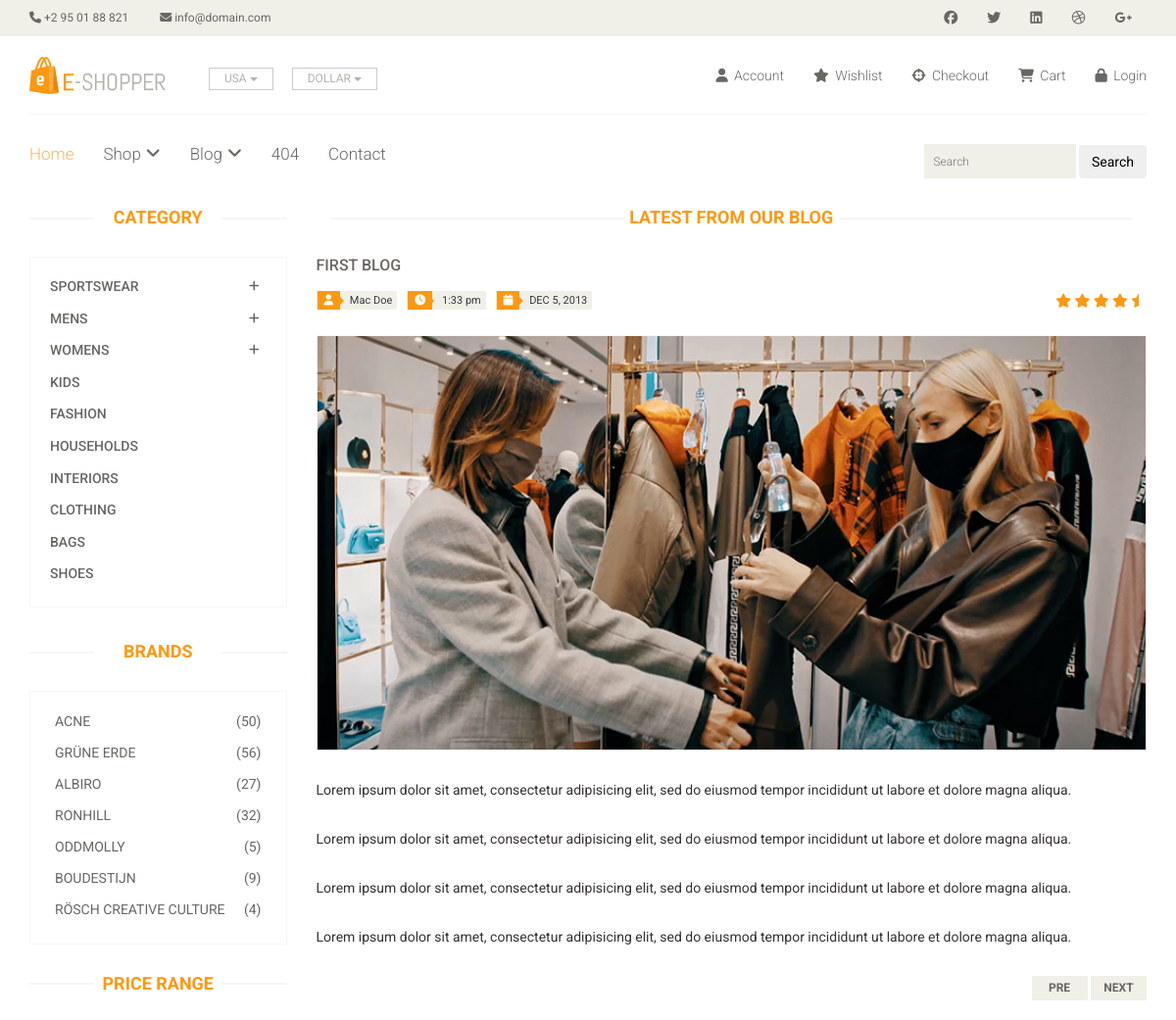
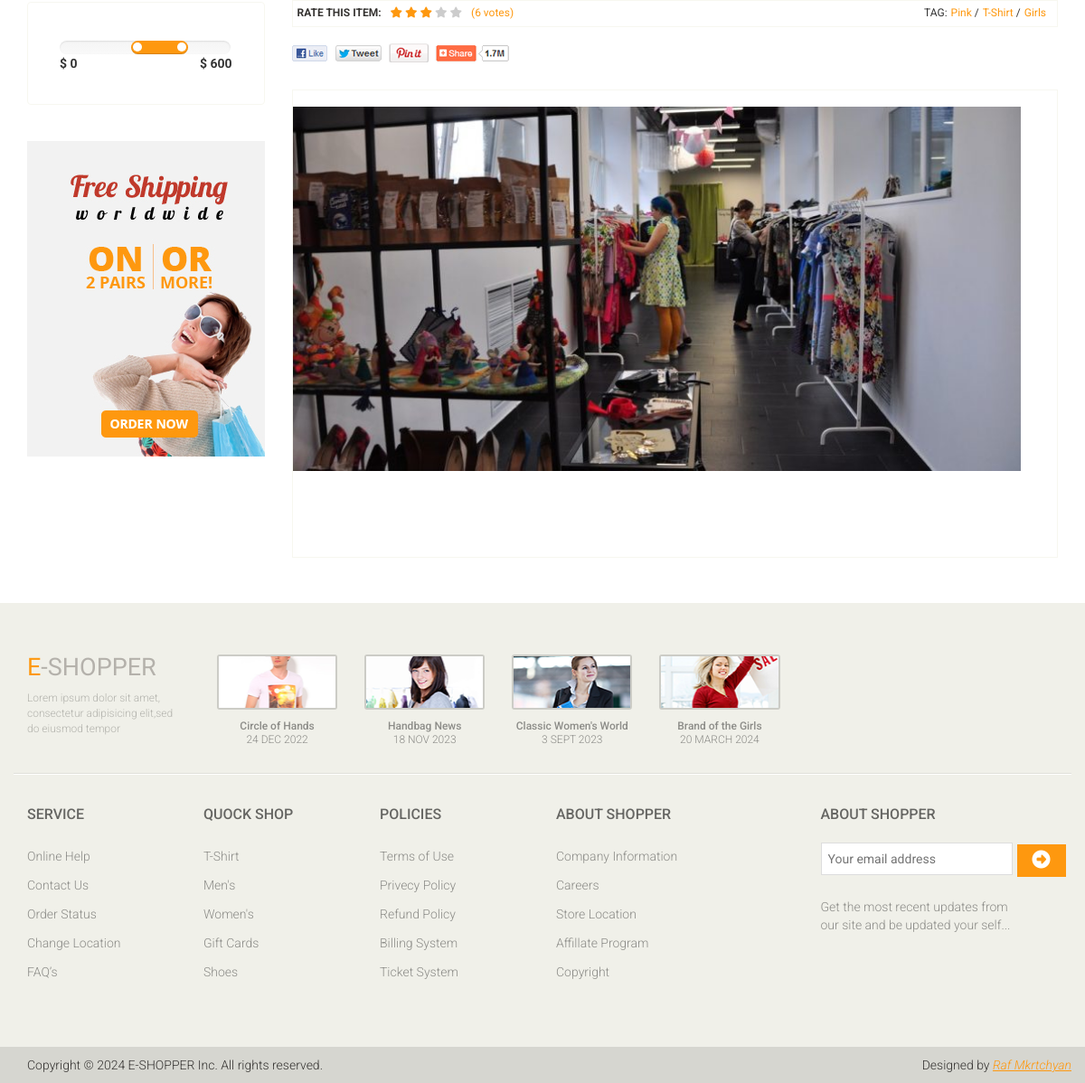
/blog_single/, run on the app's committed database (2 pictures, top to bottom).
### main/models.py (models this page shows, shortened)
class BlogSingle(models.Model):
    name1 = models.CharField('BlogSingle name1', max_length=50)
    img1 = models.ImageField('BlogSingle img1', upload_to='media')
    about1 = models.TextField('BlogSingle about1')
    about2 = models.TextField('BlogSingle about2')
    about3 = models.TextField('BlogSingle about3')
    about4 = models.TextField('BlogSingle about4')
    class Meta:
        verbose_name = 'BlogSingle'
        verbose_name_plural = 'BlogSingles'

class BlogSingle2(models.Model):
    name = models.CharField('BlogSingle2 name', max_length=50, null=True)
    img = models.ImageField('BlogSingle2 img', upload_to='media')
    about = models.TextField('BlogSingle2 about')
    class Meta:
        verbose_name = 'BlogSingle2'
        verbose_name_plural = 'BlogSingles2'

### main/views.py (the view)
# urls.py: path('blog_single/', BlogSingleListView.as_view(), name='blog_single'),
class BlogSingleListView(ListView):
    template_name = 'blog_single.html'
    def get(self, request):
        blogsing = BlogSingle.objects.all()
        blogsing2 = BlogSingle2.objects.all()
        return render(request, self.template_name,{'blogsing':blogsing, 'blogsing2':blogsing2})

### main/templates/blog_single.html (shortened to what this page needs)
{% extends 'base.html' %}
{% load static %}
{% block content %}
	<section>
		<div class="container">
			<div class="row">
				<div class="col-sm-3">
					<div class="left-sidebar">
						<h2>Category</h2>
						<div class="panel-group category-products" id="accordian">
							<div class="panel panel-default">
								<div class="panel-heading">
									<h4 class="panel-title">
										<a data-toggle="collapse" data-parent="#accordian" href="#sportswear">
											<span class="badge pull-right"><i class="fa fa-plus"></i></span>
											Sportswear
										</a>
									</h4>
								</div>
							</div>
							<div class="panel panel-default">
								<div class="panel-heading">
									<h4 class="panel-title">
										<a data-toggle="collapse" data-parent="#accordian" href="#mens">
											<span class="badge pull-right"><i class="fa fa-plus"></i></span>
											Mens
										</a>
									</h4>
								</div>
							</div>
							<div class="panel panel-default">
								<div class="panel-heading">
									<h4 class="panel-title">
										<a data-toggle="collapse" data-parent="#accordian" href="#womens">
											<span class="badge pull-right"><i class="fa fa-plus"></i></span>
											Womens
										</a>
									</h4>
								</div>
							</div>
							<div class="panel panel-default">
								<div class="panel-heading">
									<h4 class="panel-title"><a href="#">Kids</a></h4>
								</div>
							</div>
							<div class="panel panel-default">
								<div class="panel-heading">
									<h4 class="panel-title"><a href="#">Fashion</a></h4>
								</div>
							</div>
							<div class="panel panel-default">
								<div class="panel-heading">
									<h4 class="panel-title"><a href="#">Households</a></h4>
								</div>
							</div>
							<div class="panel panel-default">
								<div class="panel-heading">
									<h4 class="panel-title"><a href="#">Interiors</a></h4>
								</div>
							</div>
							<div class="panel panel-default">
								<div class="panel-heading">
									<h4 class="panel-title"><a href="#">Clothing</a></h4>
								</div>
							</div>
							<div class="panel panel-default">
								<div class="panel-heading">
									<h4 class="panel-title"><a href="#">Bags</a></h4>
								</div>
							</div>
							<div class="panel panel-default">
								<div class="panel-heading">
									<h4 class="panel-title"><a href="#">Shoes</a></h4>
								</div>
							</div>
						</div>
						<div class="brands_products">
							<h2>Brands</h2>
							<div class="brands-name">
								<ul class="nav nav-pills nav-stacked">
									<li><a href=""> <span class="pull-right">(50)</span>Acne</a></li>
									<li><a href=""> <span class="pull-right">(56)</span>Grüne Erde</a></li>
									<li><a href=""> <span class="pull-right">(27)</span>Albiro</a></li>
									<li><a href=""> <span class="pull-right">(32)</span>Ronhill</a></li>
									<li><a href=""> <span class="pull-right">(5)</span>Oddmolly</a></li>
									<li><a href=""> <span class="pull-right">(9)</span>Boudestijn</a></li>
									<li><a href=""> <span class="pull-right">(4)</span>Rösch creative culture</a></li>
								</ul>
							</div>
						</div>
						<div class="price-range">
							<h2>Price Range</h2>
							<div class="well">
								 <input type="text" class="span2" value="" data-slider-min="0" data-slider-max="600" data-slider-step="5" data-slider-value="[250,450]" id="sl2" ><br />
								 <b>$ 0</b> <b class="pull-right">$ 600</b>
							</div>
						</div>
						<div class="shipping text-center">
							<img src="{% static 'img/shipping.jpg' %}" alt="" />
						</div>
					</div>
				</div>
				<div class="col-sm-9">
                    {% for i in blogsing %}
					<div class="blog-post-area">
						<h2 class="title text-center">Latest From our Blog</h2>
						<div class="single-blog-post">
							<h3>{{ i.name1 }}</h3>
							<div class="post-meta">
								<ul>
									<li><i class="fa fa-user"></i> Mac Doe</li>
									<li><i class="fa fa-clock-o"></i> 1:33 pm</li>
									<li><i class="fa fa-calendar"></i> DEC 5, 2013</li>
								</ul>
								<span>
									<i class="fa fa-star"></i>
									<i class="fa fa-star"></i>
									<i class="fa fa-star"></i>
									<i class="fa fa-star"></i>
									<i class="fa fa-star-half-o"></i>
								</span>
							</div>
							<a href="">
								<img src="{{ i.img1.url }}" alt="">
							</a>
							<p>
								{{ i.about1 }}</p> <br>
							<p>
								{{ i.about2 }}</p> <br>
							<p>
								{{ i.about3 }}</p> <br>
							<p>
								{{ i.about4 }}
							</p>
							<div class="pager-area">
								<ul class="pager pull-right">
									<li><a href="#">Pre</a></li>
									<li><a href="#">Next</a></li>
								</ul>
							</div>
						</div>
					</div>
                {% endfor %}
					<div class="rating-area">
						<ul class="ratings">
							<li class="rate-this">Rate this item:</li>
							<li>
								<i class="fa fa-star color"></i>
								<i class="fa fa-star color"></i>
								<i class="fa fa-star color"></i>
								<i class="fa fa-star"></i>
								<i class="fa fa-star"></i>
							</li>
							<li class="color">(6 votes)</li>
						</ul>
						<ul class="tag">
							<li>TAG:</li>
							<li><a class="color" href="">Pink <span>/</span></a></li>
							<li><a class="color" href="">T-Shirt <span>/</span></a></li>
							<li><a class="color" href="">Girls</a></li>
						</ul>
					</div>
					<div class="socials-share">
						<a href=""><img src="{% static 'img/socials.png' %}" alt=""></a>
					</div>
                    {% for j in blogsing2 %}
					<div class="media commnets">
						<a class="pull-left" href="#">
							<img class="media-object" src="{{ j.img.url }}" alt="">
						</a>
					</div>
                    {% endfor %}
				</div>
			</div>
		</div>
	</section>
	{% endblock %}

### data on the page
BlogSingle: name1 "FIRST BLOG", img1 (picture), about1 "Lorem ipsum dolor sit amet, consectetur adipisicing elit, sed do eiusmod tempor incididunt ut labore et dolore magna aliqua.", about2 "Lorem ipsum dolor sit amet, consectetur adipisicing elit, sed do eiusmod tempor incididunt ut labore et dolore magna aliqua.", about3 "Lorem ipsum dolor sit amet, consectetur adipisicing elit, sed do eiusmod tempor incididunt ut labore et dolore magna aliqua.", about4 "Lorem ipsum dolor sit amet, consectetur adipisicing elit, sed do eiusmod tempor incididunt ut labore et dolore magna aliqua."
BlogSingle2: img (picture)
